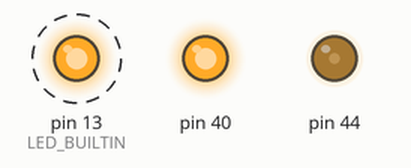
The sketch below on a simulated Arduino Mega 2560, built with avr-gcc and run on an emulated ATmega2560. Shown: output pins drawn as LEDs (lit = HIGH). Dashed ring = blinking. What the sketch prints to the serial monitor is not drawn.

Above: at 0.12 s.
Timing chart, 0 to 3.0 s (numbered marks = the images above):
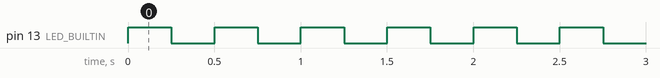

Measured:
- by itself, pin 13 (LED_BUILTIN): alternates HIGH for 0.25 s and LOW for 0.25 s

The sketch:

mega-tour.ino
```cpp
// Exercises what differs on the Mega: LED_BUILTIN on PB7, millis() (Timer0's vector moved), Serial (USART0's vectors
// moved), a high pin (D40 on PORTG), analogRead on A8 (MUX5), PWM from Timer5 on D44, and I²C on 20/21.
#include <Wire.h>

void setup() {
  Serial.begin(115200);
  pinMode(LED_BUILTIN, OUTPUT);
  pinMode(40, OUTPUT);
  digitalWrite(40, HIGH);
  analogWrite(44, 64);
  Wire.begin();
  Wire.beginTransmission(0x68);
  Serial.print("ack:"); Serial.println(Wire.endTransmission());
  Serial.print("a8:"); Serial.println(analogRead(A8));
}

void loop() {
  digitalWrite(LED_BUILTIN, HIGH); delay(250);
  digitalWrite(LED_BUILTIN, LOW);  delay(250);
  Serial.print("t:"); Serial.println(millis());
}
```
